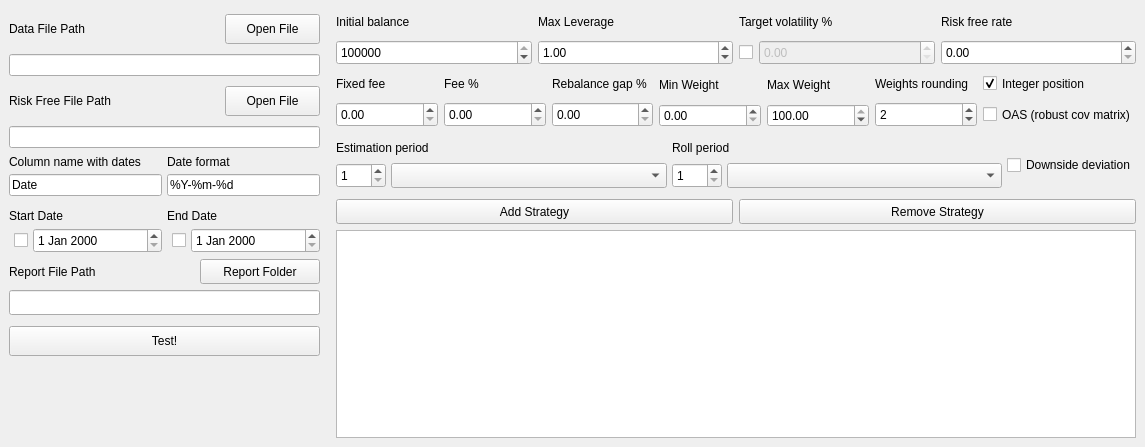
<?xml version="1.0" encoding="UTF-8"?>
<ui version="4.0">
 <class>mainWindow</class>
 <widget class="QMainWindow" name="mainWindow">
  <property name="enabled">
   <bool>true</bool>
  </property>
  <property name="geometry">
   <rect>
    <x>0</x>
    <y>0</y>
    <width>1145</width>
    <height>447</height>
   </rect>
  </property>
  <property name="sizePolicy">
   <sizepolicy hsizetype="Minimum" vsizetype="Minimum">
    <horstretch>0</horstretch>
    <verstretch>0</verstretch>
   </sizepolicy>
  </property>
  <property name="minimumSize">
   <size>
    <width>1145</width>
    <height>440</height>
   </size>
  </property>
  <property name="windowTitle">
   <string>HRP Tester</string>
  </property>
  <widget class="QWidget" name="centralwidget">
   <property name="sizePolicy">
    <sizepolicy hsizetype="Minimum" vsizetype="Minimum">
     <horstretch>0</horstretch>
     <verstretch>0</verstretch>
    </sizepolicy>
   </property>
   <layout class="QHBoxLayout" name="horizontalLayout_2">
    <item>
     <layout class="QHBoxLayout" name="mainLayout">
      <item>
       <layout class="QVBoxLayout" name="configLayout">
        <property name="sizeConstraint">
         <enum>QLayout::SetMinimumSize</enum>
        </property>
        <item>
         <layout class="QVBoxLayout" name="dataLayout">
          <property name="spacing">
           <number>5</number>
          </property>
          <property name="topMargin">
           <number>5</number>
          </property>
          <property name="bottomMargin">
           <number>5</number>
          </property>
          <item>
           <layout class="QHBoxLayout" name="dataLabelLayout">
            <property name="leftMargin">
             <number>0</number>
            </property>
            <property name="rightMargin">
             <number>0</number>
            </property>
            <property name="bottomMargin">
             <number>5</number>
            </property>
            <item>
             <widget class="QLabel" name="dataFileLabel">
              <property name="text">
               <string>Data File Path</string>
              </property>
             </widget>
            </item>
            <item>
             <widget class="QToolButton" name="dataFileButton">
              <property name="sizePolicy">
               <sizepolicy hsizetype="Fixed" vsizetype="Fixed">
                <horstretch>0</horstretch>
                <verstretch>0</verstretch>
               </sizepolicy>
              </property>
              <property name="minimumSize">
               <size>
                <width>95</width>
                <height>30</height>
               </size>
              </property>
              <property name="text">
               <string>Open File</string>
              </property>
             </widget>
            </item>
           </layout>
          </item>
          <item>
           <widget class="QLineEdit" name="dataFileEdit"/>
          </item>
          <item>
           <layout class="QHBoxLayout" name="rateFileLayout">
            <property name="topMargin">
             <number>5</number>
            </property>
            <property name="bottomMargin">
             <number>5</number>
            </property>
            <item>
             <widget class="QLabel" name="rateFileLabel">
              <property name="text">
               <string>Risk Free File Path</string>
              </property>
             </widget>
            </item>
            <item>
             <widget class="QPushButton" name="pushButton">
              <property name="sizePolicy">
               <sizepolicy hsizetype="Maximum" vsizetype="Fixed">
                <horstretch>0</horstretch>
                <verstretch>0</verstretch>
               </sizepolicy>
              </property>
              <property name="minimumSize">
               <size>
                <width>95</width>
                <height>30</height>
               </size>
              </property>
              <property name="text">
               <string>Open File</string>
              </property>
             </widget>
            </item>
           </layout>
          </item>
          <item>
           <widget class="QLineEdit" name="rateFileEdit"/>
          </item>
          <item>
           <layout class="QHBoxLayout" name="columnFormatLayout">
            <item>
             <layout class="QVBoxLayout" name="formatLayou">
              <property name="spacing">
               <number>5</number>
              </property>
              <property name="topMargin">
               <number>2</number>
              </property>
              <property name="bottomMargin">
               <number>2</number>
              </property>
              <item>
               <widget class="QLabel" name="dateColumnLabel">
                <property name="text">
                 <string>Column name with dates</string>
                </property>
               </widget>
              </item>
              <item>
               <widget class="QLineEdit" name="dateColumnEdit">
                <property name="text">
                 <string>Date</string>
                </property>
               </widget>
              </item>
             </layout>
            </item>
            <item>
             <layout class="QVBoxLayout" name="colmnLayot">
              <property name="spacing">
               <number>5</number>
              </property>
              <property name="topMargin">
               <number>2</number>
              </property>
              <property name="bottomMargin">
               <number>2</number>
              </property>
              <item>
               <widget class="QLabel" name="dateFormatLabel">
                <property name="text">
                 <string>Date format</string>
                </property>
               </widget>
              </item>
              <item>
               <widget class="QLineEdit" name="dateFormatEdit">
                <property name="text">
                 <string>%Y-%m-%d</string>
                </property>
               </widget>
              </item>
             </layout>
            </item>
           </layout>
          </item>
         </layout>
        </item>
        <item>
         <layout class="QHBoxLayout" name="datesLayout">
          <property name="spacing">
           <number>5</number>
          </property>
          <property name="bottomMargin">
           <number>0</number>
          </property>
          <item>
           <layout class="QVBoxLayout" name="startDateLayout">
            <item>
             <widget class="QLabel" name="startDateLabel">
              <property name="text">
               <string>Start Date</string>
              </property>
             </widget>
            </item>
            <item>
             <layout class="QHBoxLayout" name="schLayot">
              <property name="leftMargin">
               <number>5</number>
              </property>
              <item>
               <widget class="QCheckBox" name="startDateCBox">
                <property name="text">
                 <string/>
                </property>
               </widget>
              </item>
              <item>
               <widget class="QDateEdit" name="startDatePicker">
                <property name="sizePolicy">
                 <sizepolicy hsizetype="MinimumExpanding" vsizetype="Fixed">
                  <horstretch>0</horstretch>
                  <verstretch>0</verstretch>
                 </sizepolicy>
                </property>
                <property name="minimumSize">
                 <size>
                  <width>90</width>
                  <height>25</height>
                 </size>
                </property>
               </widget>
              </item>
             </layout>
            </item>
           </layout>
          </item>
          <item>
           <layout class="QVBoxLayout" name="endDateLayout">
            <item>
             <widget class="QLabel" name="endDateLabel">
              <property name="text">
               <string>End Date</string>
              </property>
             </widget>
            </item>
            <item>
             <layout class="QHBoxLayout" name="echLayout">
              <property name="leftMargin">
               <number>5</number>
              </property>
              <item>
               <widget class="QCheckBox" name="endDateCBox">
                <property name="text">
                 <string/>
                </property>
               </widget>
              </item>
              <item>
               <widget class="QDateEdit" name="endDatePicker">
                <property name="sizePolicy">
                 <sizepolicy hsizetype="MinimumExpanding" vsizetype="Fixed">
                  <horstretch>0</horstretch>
                  <verstretch>0</verstretch>
                 </sizepolicy>
                </property>
                <property name="minimumSize">
                 <size>
                  <width>90</width>
                  <height>25</height>
                 </size>
                </property>
               </widget>
              </item>
             </layout>
            </item>
           </layout>
          </item>
         </layout>
        </item>
        <item>
         <layout class="QVBoxLayout" name="reportLayout">
          <property name="bottomMargin">
           <number>5</number>
          </property>
          <item>
           <layout class="QHBoxLayout" name="horizontalLayout">
            <item>
             <widget class="QLabel" name="reportFileLabel">
              <property name="text">
               <string>Report File Path</string>
              </property>
             </widget>
            </item>
            <item>
             <widget class="QToolButton" name="reportFileBtn">
              <property name="minimumSize">
               <size>
                <width>120</width>
                <height>25</height>
               </size>
              </property>
              <property name="text">
               <string>Report Folder</string>
              </property>
             </widget>
            </item>
           </layout>
          </item>
          <item>
           <widget class="QLineEdit" name="reportFileEdit">
            <property name="minimumSize">
             <size>
              <width>0</width>
              <height>25</height>
             </size>
            </property>
           </widget>
          </item>
         </layout>
        </item>
        <item>
         <widget class="QPushButton" name="runTestButton">
          <property name="minimumSize">
           <size>
            <width>0</width>
            <height>30</height>
           </size>
          </property>
          <property name="text">
           <string>Test!</string>
          </property>
         </widget>
        </item>
        <item>
         <spacer name="verticalSpacer">
          <property name="orientation">
           <enum>Qt::Vertical</enum>
          </property>
          <property name="sizeHint" stdset="0">
           <size>
            <width>20</width>
            <height>40</height>
           </size>
          </property>
         </spacer>
        </item>
       </layout>
      </item>
      <item>
       <spacer name="horizontalSpacer">
        <property name="orientation">
         <enum>Qt::Horizontal</enum>
        </property>
        <property name="sizeType">
         <enum>QSizePolicy::Minimum</enum>
        </property>
        <property name="sizeHint" stdset="0">
         <size>
          <width>10</width>
          <height>20</height>
         </size>
        </property>
       </spacer>
      </item>
      <item>
       <layout class="QVBoxLayout" name="strategyLayout" stretch="0,0,0,0,0">
        <item>
         <layout class="QHBoxLayout" name="financeLayout">
          <item>
           <layout class="QVBoxLayout" name="moneyLayout">
            <item>
             <widget class="QLabel" name="moneyLabel">
              <property name="sizePolicy">
               <sizepolicy hsizetype="Preferred" vsizetype="Maximum">
                <horstretch>0</horstretch>
                <verstretch>0</verstretch>
               </sizepolicy>
              </property>
              <property name="minimumSize">
               <size>
                <width>0</width>
                <height>25</height>
               </size>
              </property>
              <property name="text">
               <string>Initial balance</string>
              </property>
             </widget>
            </item>
            <item>
             <widget class="QSpinBox" name="moneyBox">
              <property name="minimumSize">
               <size>
                <width>0</width>
                <height>25</height>
               </size>
              </property>
              <property name="minimum">
               <number>0</number>
              </property>
              <property name="maximum">
               <number>999999999</number>
              </property>
              <property name="value">
               <number>10000000</number>
              </property>
             </widget>
            </item>
           </layout>
          </item>
          <item>
           <layout class="QVBoxLayout" name="leverageLayout">
            <item>
             <widget class="QLabel" name="leverageLabel">
              <property name="text">
               <string>Max Leverage</string>
              </property>
             </widget>
            </item>
            <item>
             <widget class="QDoubleSpinBox" name="leverageSpin">
              <property name="minimumSize">
               <size>
                <width>0</width>
                <height>25</height>
               </size>
              </property>
              <property name="maximum">
               <double>100.000000000000000</double>
              </property>
              <property name="singleStep">
               <double>0.100000000000000</double>
              </property>
              <property name="value">
               <double>1.000000000000000</double>
              </property>
             </widget>
            </item>
           </layout>
          </item>
          <item>
           <layout class="QVBoxLayout" name="tvolLayout">
            <item>
             <widget class="QLabel" name="tvolLabel">
              <property name="text">
               <string>Target volatility %</string>
              </property>
             </widget>
            </item>
            <item>
             <layout class="QHBoxLayout" name="tvolValLayout">
              <item>
               <widget class="QCheckBox" name="tvolCheck">
                <property name="sizePolicy">
                 <sizepolicy hsizetype="Maximum" vsizetype="Fixed">
                  <horstretch>0</horstretch>
                  <verstretch>0</verstretch>
                 </sizepolicy>
                </property>
                <property name="minimumSize">
                 <size>
                  <width>5</width>
                  <height>0</height>
                 </size>
                </property>
                <property name="text">
                 <string/>
                </property>
               </widget>
              </item>
              <item>
               <widget class="QDoubleSpinBox" name="tvolSpin">
                <property name="enabled">
                 <bool>false</bool>
                </property>
                <property name="minimumSize">
                 <size>
                  <width>0</width>
                  <height>25</height>
                 </size>
                </property>
                <property name="maximum">
                 <double>100.000000000000000</double>
                </property>
               </widget>
              </item>
             </layout>
            </item>
           </layout>
          </item>
          <item>
           <layout class="QVBoxLayout" name="rateLayout">
            <item>
             <widget class="QLabel" name="rateLabel">
              <property name="text">
               <string>Risk free rate</string>
              </property>
             </widget>
            </item>
            <item>
             <widget class="QDoubleSpinBox" name="rateSpin">
              <property name="minimumSize">
               <size>
                <width>0</width>
                <height>25</height>
               </size>
              </property>
             </widget>
            </item>
           </layout>
          </item>
         </layout>
        </item>
        <item>
         <layout class="QHBoxLayout" name="feeLayout">
          <property name="bottomMargin">
           <number>5</number>
          </property>
          <item>
           <layout class="QVBoxLayout" name="fiixfeeLayout">
            <item>
             <widget class="QLabel" name="fixfeeLabel">
              <property name="text">
               <string>Fixed fee</string>
              </property>
             </widget>
            </item>
            <item>
             <widget class="QDoubleSpinBox" name="fixfeeSpin">
              <property name="minimumSize">
               <size>
                <width>0</width>
                <height>25</height>
               </size>
              </property>
              <property name="maximum">
               <double>100000.000000000000000</double>
              </property>
             </widget>
            </item>
           </layout>
          </item>
          <item>
           <layout class="QVBoxLayout" name="prcfeeLayout">
            <item>
             <widget class="QLabel" name="prcLabel">
              <property name="text">
               <string>Fee %</string>
              </property>
             </widget>
            </item>
            <item>
             <widget class="QDoubleSpinBox" name="prcfeeSpin">
              <property name="minimumSize">
               <size>
                <width>0</width>
                <height>25</height>
               </size>
              </property>
             </widget>
            </item>
           </layout>
          </item>
          <item>
           <layout class="QVBoxLayout" name="rebgapLayout">
            <property name="bottomMargin">
             <number>0</number>
            </property>
            <item>
             <widget class="QLabel" name="rebgapLabel">
              <property name="text">
               <string>Rebalance gap %</string>
              </property>
             </widget>
            </item>
            <item>
             <widget class="QDoubleSpinBox" name="rebgapSpin">
              <property name="minimumSize">
               <size>
                <width>0</width>
                <height>25</height>
               </size>
              </property>
             </widget>
            </item>
           </layout>
          </item>
          <item>
           <layout class="QVBoxLayout" name="minWeightLayout">
            <item>
             <widget class="QLabel" name="minWeightLabel">
              <property name="text">
               <string>Min Weight</string>
              </property>
             </widget>
            </item>
            <item>
             <widget class="QDoubleSpinBox" name="minWeightSpin">
              <property name="maximum">
               <double>100.000000000000000</double>
              </property>
             </widget>
            </item>
           </layout>
          </item>
          <item>
           <layout class="QVBoxLayout" name="maxWeightLayout">
            <item>
             <widget class="QLabel" name="maxWeightLabel">
              <property name="text">
               <string>Max Weight</string>
              </property>
             </widget>
            </item>
            <item>
             <widget class="QDoubleSpinBox" name="maxWeightSpin">
              <property name="maximum">
               <double>100.000000000000000</double>
              </property>
              <property name="value">
               <double>100.000000000000000</double>
              </property>
             </widget>
            </item>
           </layout>
          </item>
          <item>
           <layout class="QVBoxLayout" name="decimalLayout">
            <item>
             <widget class="QLabel" name="decimalLabel">
              <property name="text">
               <string>Weights rounding</string>
              </property>
             </widget>
            </item>
            <item>
             <widget class="QSpinBox" name="decimalSpin">
              <property name="minimumSize">
               <size>
                <width>0</width>
                <height>25</height>
               </size>
              </property>
              <property name="minimum">
               <number>1</number>
              </property>
              <property name="maximum">
               <number>6</number>
              </property>
              <property name="value">
               <number>2</number>
              </property>
             </widget>
            </item>
           </layout>
          </item>
          <item>
           <layout class="QVBoxLayout" name="paramsLayout">
            <item>
             <widget class="QCheckBox" name="integerCheckBox">
              <property name="minimumSize">
               <size>
                <width>0</width>
                <height>25</height>
               </size>
              </property>
              <property name="text">
               <string>Integer position</string>
              </property>
              <property name="checked">
               <bool>true</bool>
              </property>
             </widget>
            </item>
            <item>
             <widget class="QCheckBox" name="covCheckBox">
              <property name="minimumSize">
               <size>
                <width>0</width>
                <height>25</height>
               </size>
              </property>
              <property name="text">
               <string>OAS (robust cov matrix)</string>
              </property>
             </widget>
            </item>
           </layout>
          </item>
         </layout>
        </item>
        <item>
         <layout class="QHBoxLayout" name="periodsLayout">
          <property name="spacing">
           <number>5</number>
          </property>
          <item>
           <layout class="QVBoxLayout" name="estLayout">
            <item>
             <widget class="QLabel" name="estPeriodLabel">
              <property name="minimumSize">
               <size>
                <width>0</width>
                <height>20</height>
               </size>
              </property>
              <property name="text">
               <string>Estimation period</string>
              </property>
             </widget>
            </item>
            <item>
             <layout class="QHBoxLayout" name="estboxLayot">
              <property name="bottomMargin">
               <number>5</number>
              </property>
              <item>
               <widget class="QSpinBox" name="estPeriodSpin">
                <property name="sizePolicy">
                 <sizepolicy hsizetype="Minimum" vsizetype="Fixed">
                  <horstretch>0</horstretch>
                  <verstretch>0</verstretch>
                 </sizepolicy>
                </property>
                <property name="minimumSize">
                 <size>
                  <width>50</width>
                  <height>25</height>
                 </size>
                </property>
                <property name="minimum">
                 <number>1</number>
                </property>
                <property name="value">
                 <number>1</number>
                </property>
               </widget>
              </item>
              <item>
               <widget class="QComboBox" name="estTypeCombo">
                <property name="sizePolicy">
                 <sizepolicy hsizetype="MinimumExpanding" vsizetype="Fixed">
                  <horstretch>0</horstretch>
                  <verstretch>0</verstretch>
                 </sizepolicy>
                </property>
                <property name="minimumSize">
                 <size>
                  <width>0</width>
                  <height>25</height>
                 </size>
                </property>
                <property name="editable">
                 <bool>false</bool>
                </property>
                <property name="currentText">
                 <string/>
                </property>
               </widget>
              </item>
             </layout>
            </item>
           </layout>
          </item>
          <item>
           <layout class="QVBoxLayout" name="rollLayout">
            <item>
             <widget class="QLabel" name="rollPeriodLabel">
              <property name="text">
               <string>Roll period</string>
              </property>
             </widget>
            </item>
            <item>
             <layout class="QHBoxLayout" name="rollboxLayout">
              <property name="bottomMargin">
               <number>5</number>
              </property>
              <item>
               <widget class="QSpinBox" name="rollPeriodSpin">
                <property name="minimumSize">
                 <size>
                  <width>50</width>
                  <height>25</height>
                 </size>
                </property>
                <property name="minimum">
                 <number>1</number>
                </property>
               </widget>
              </item>
              <item>
               <widget class="QComboBox" name="rollTypeCombo">
                <property name="sizePolicy">
                 <sizepolicy hsizetype="MinimumExpanding" vsizetype="Fixed">
                  <horstretch>0</horstretch>
                  <verstretch>0</verstretch>
                 </sizepolicy>
                </property>
                <property name="minimumSize">
                 <size>
                  <width>0</width>
                  <height>25</height>
                 </size>
                </property>
               </widget>
              </item>
             </layout>
            </item>
           </layout>
          </item>
          <item>
           <layout class="QVBoxLayout" name="ddLayout">
            <item>
             <widget class="QCheckBox" name="ddCB">
              <property name="text">
               <string>Downside deviation</string>
              </property>
             </widget>
            </item>
           </layout>
          </item>
         </layout>
        </item>
        <item>
         <layout class="QHBoxLayout" name="stratbuttonsLayout">
          <item>
           <widget class="QPushButton" name="addStrategyBtn">
            <property name="minimumSize">
             <size>
              <width>0</width>
              <height>25</height>
             </size>
            </property>
            <property name="text">
             <string>Add Strategy</string>
            </property>
           </widget>
          </item>
          <item>
           <widget class="QPushButton" name="removeStrategyBtn">
            <property name="minimumSize">
             <size>
              <width>0</width>
              <height>25</height>
             </size>
            </property>
            <property name="text">
             <string>Remove Strategy</string>
            </property>
           </widget>
          </item>
         </layout>
        </item>
        <item>
         <widget class="QListView" name="strategyList">
          <property name="sizePolicy">
           <sizepolicy hsizetype="MinimumExpanding" vsizetype="MinimumExpanding">
            <horstretch>0</horstretch>
            <verstretch>0</verstretch>
           </sizepolicy>
          </property>
          <property name="minimumSize">
           <size>
            <width>800</width>
            <height>60</height>
           </size>
          </property>
         </widget>
        </item>
       </layout>
      </item>
     </layout>
    </item>
   </layout>
  </widget>
 </widget>
 <tabstops>
  <tabstop>dataFileButton</tabstop>
  <tabstop>dateColumnEdit</tabstop>
  <tabstop>dateFormatEdit</tabstop>
  <tabstop>startDatePicker</tabstop>
  <tabstop>endDatePicker</tabstop>
  <tabstop>estTypeCombo</tabstop>
  <tabstop>rollTypeCombo</tabstop>
  <tabstop>removeStrategyBtn</tabstop>
  <tabstop>reportFileBtn</tabstop>
  <tabstop>reportFileEdit</tabstop>
  <tabstop>runTestButton</tabstop>
 </tabstops>
 <resources/>
 <connections/>
</ui>
